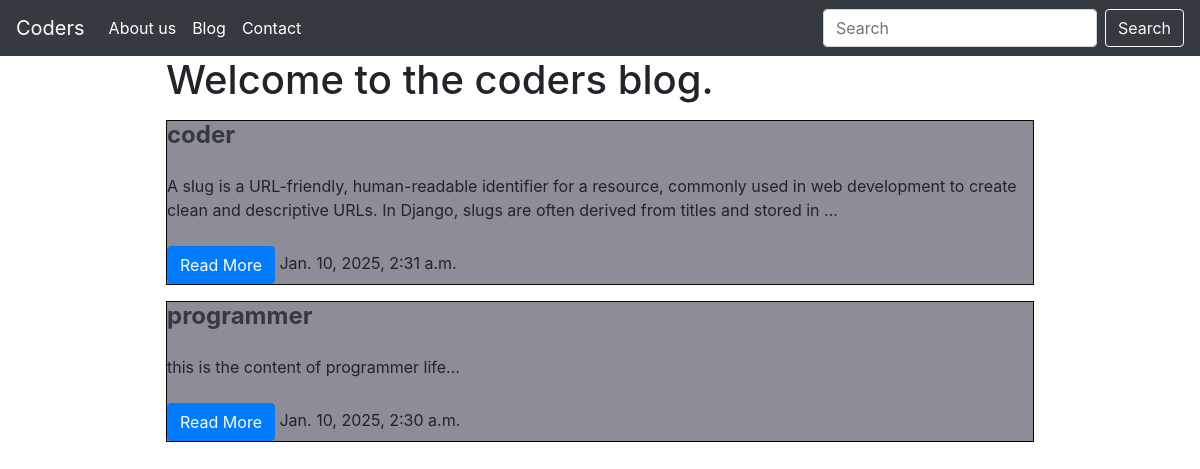
Screenshot of /blog/ with the database file from the repository.
### main/models.py (models this page shows, shortened)
class Blog(models.Model):
    sno = models.AutoField(primary_key=True)
    title = models.CharField(max_length=200)
    content = models.TextField()
    slug = models.CharField(max_length=100)
    time = models.DateTimeField(auto_now_add=True)

### main/views.py (the view)
# urls.py: path('blog/',blog, name='blog'),
def blog(request):
    blogs = Blog.objects.all()
    context = {
        'blogs': blogs
    }
    return render(request, 'main/bloghome.html', context)

### main/templates/main/bloghome.html (shortened to what this page needs)
{% extends 'main/base.html' %}
{% load static %}
{% block css_files %}
<link rel="stylesheet" href="{% static 'main/css/homepost.css' %}">
{% endblock css_files %}
{% block body %}
<div class="container">
    <h1>Welcome to the  coders blog.</h1>
    {% for blog in blogs reversed %}
      <div class="my-3" style="border: 1px solid rgb(12, 4, 4); background-color: rgb(142, 140, 150);">
        <h3 class="text-dark" style="font-size: 1.5em; font-weight: bold;">
          <a href="/blogpost/{{blog.slug}}" class="text-dark">{{blog.title}}</a>
        </h3>
        <div class="my-4">
          {{blog.content|striptags|slice:200}}...
        </div>
        <a href="/blogpost/{{blog.slug}}" class="text-dark">
          <button class="btn btn-primary">Read More</button>
        </a>
        {{blog.time}}
      </div>
    {% endfor %}
  </div>
{% endblock body %}

### main/static/main/css/homepost.css (style rules this page uses)
.container { max-width: 900px; padding: 0 1em; }
.text-dark { color: #333; }

### rows the page displays
Blog: title "coder", content "A slug is a URL-friendly, human-readable identifier for a resource, commonly used in web development to create clean and descriptive URLs. In Django, slugs are often derived from titles and stored in", time "Jan. 10, 2025, 2:31 a.m."
Blog: title "programmer", content "this is the content of programmer life", time "Jan. 10, 2025, 2:30 a.m."
